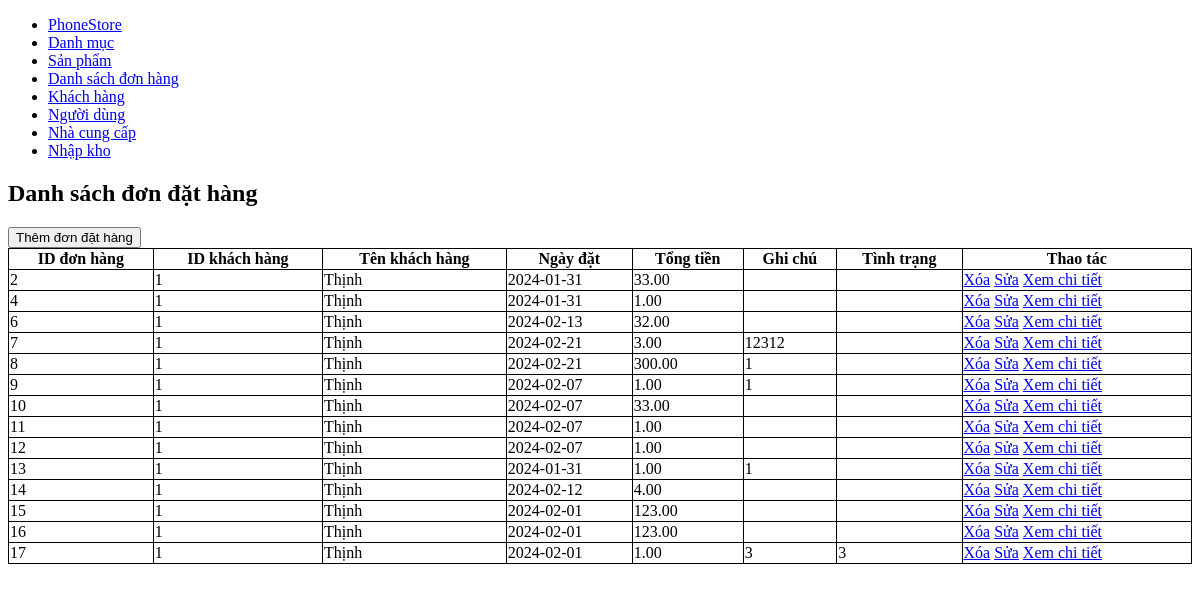
The app's page /admin/index.php?ctrl=orderController, older data.
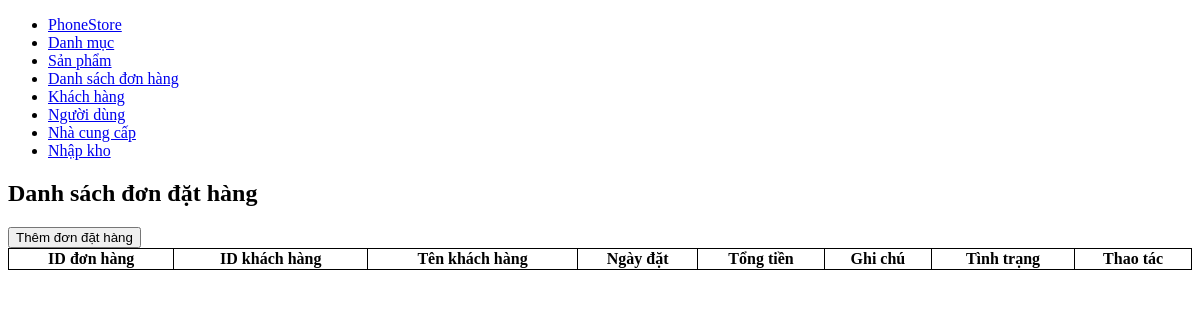
The same page, newer data.
### tables this page shows
CREATE TABLE `don_dat_hang` (
  `id` int(11) NOT NULL,
  `id_khach_hang` int(11) DEFAULT NULL,
  `ngay` date DEFAULT NULL,
  `tong_tien` decimal(10,2) DEFAULT NULL,
  `ghi_chu` text DEFAULT NULL,
  `tinh_trang` varchar(224) DEFAULT NULL
);

CREATE TABLE `khach_hang` (
  `id` int(11) NOT NULL,
  `ten` varchar(255) DEFAULT NULL,
  `so_dien_thoai` varchar(20) DEFAULT NULL,
  `email` varchar(255) DEFAULT NULL,
  `dia_chi` varchar(255) DEFAULT NULL,
  `id_nguoi_dung` int(11) DEFAULT NULL
);

### lib/database.php (called while the page is built, shortened)
<?php
class Database
{
    private $host = "localhost";
    private $username = "root";
    private $password = "";
    private $database = "phonestore";
    private $conn;
    public function __construct()
    {
        $this->conn = $this->connectDB();
    }
    private function connectDB()
    {
        $conn = mysqli_connect($this->host, $this->username, $this->password, $this->database);
        return $conn;
    }
    public function select($query)
    {
        $result = mysqli_query($this->conn, $query);
        if ($result) {
            $data = mysqli_fetch_all($result, MYSQLI_ASSOC);
            return $data;
        } else {
            die(mysqli_error($this->conn));
        }
    }
}

### admin/model/orderModel.php (called while the page is built, shortened)
<?php
include __DIR__ . '/../../lib/database.php';
class OrderModel
{
    private $db;
    public function __construct()
    {
        $this->db = new Database();
    }
    public function getAllOrders()
    {
        $query = "SELECT don_dat_hang.*,khach_hang.ten AS ten_khach_hang
              FROM don_dat_hang
              JOIN khach_hang ON don_dat_hang.id_khach_hang = khach_hang.id";
        return $this->db->select($query);
    }
}

### admin/view/orderView.php (the view, shortened to what this page needs)
<!DOCTYPE html>
<html lang="vi">
<head>
</head>
<body>
    <h2>Danh sách đơn đặt hàng</h2>
    <form action="index.php?ctrl=orderController&action=viewAddOrder" method="post">
        <button type="submit">Thêm đơn đặt hàng</button>
        <table>
            <thead>
                <tr>
                    <th>ID đơn hàng</th>
                    <th>ID khách hàng</th>
                    <th>Tên khách hàng</th>
                    <th>Ngày đặt</th>
                    <th>Tổng tiền</th>
                    <th>Ghi chú</th>
                    <th>Tình trạng</th>
                    <th>Thao tác</th>
                </tr>
            </thead>
            <tbody>
                <?php foreach ($orders as $order) : ?>
                    <tr>
                        <td><?php echo $order['id']; ?></td>
                        <td><?php echo $order['id_khach_hang']; ?></td>
                        <td><?php echo $order['ten_khach_hang']; ?></td>
                        <td><?php echo $order['ngay']; ?></td>
                        <td><?php echo $order['tong_tien']; ?></td>
                        <td><?php echo $order['ghi_chu']; ?></td>
                        <td><?php echo $order['tinh_trang']; ?></td>
                        <td>
                            <a href="index.php?ctrl=orderController&action=deleteOrder&id=<?php echo $order['id']; ?>">Xóa</a>
                            <a href="index.php?ctrl=orderController&action=updateOrderView&id=<?php echo $order['id']; ?>">Sửa</a>
                            <a href="index.php?ctrl=orderController&action=viewOrderDetail&id=<?php echo $order['id']; ?>">Xem chi tiết</a>
                        </td>
                    </tr>
                <?php endforeach; ?>
            </tbody>
        </table>
    </form>
</body>
</html>

### admin/index.php (shortened to what this page needs)
<!DOCTYPE html>
<html lang="en">
<head>
</head>
<body>
    <div>
        <div class="menu">
            <ul>
                <li><a href="index.php">PhoneStore</a></li>
                <li><a href="index.php?ctrl=categoryController">Danh mục</a></li>
                <li><a href="index.php?ctrl=productController">Sản phẩm</a></li>
                <li><a href="index.php?ctrl=orderController">Danh sách đơn hàng</a></li>
                <li><a href="index.php?ctrl=customerController">Khách hàng</a></li>
                <li><a href="index.php?ctrl=userController">Người dùng</a></li>
                <li><a href="index.php?ctrl=supplierController">Nhà cung cấp</a></li>
                <li><a href="index.php?ctrl=warehouseController">Nhập kho</a></li>
            </ul>
        </div>
    </div>
    <div class="home">
        <?php
        if (isset($_GET['ctrl'])) {
            $ctrl = $_GET['ctrl'];
            include 'controller/' . $ctrl . '.php';
        }
        ?>
    </div>
</body>
</html>

### admin/controller/orderController.php (shortened to what this page needs)
<?php
include __DIR__ . '/../model/orderModel.php';
class orderController
{
    private $orderModel;
    public function __construct()
    {
        $this->orderModel = new orderModel();
    }
    public function showOrderList()
    {
        $orders = $this->orderModel->getAllOrders();
        include __DIR__ . '/../view/orderView.php';
    }
}
$action = 'index';
if (isset($_GET['action'])) {
    $action = $_GET['action'];
} else {
    $action = 'showOrderList';
}
$orderController = new orderController();
switch ($action) {
    default:
        $orderController->showOrderList();
}

### admin/view/orderView.php (style rules this page uses)
table { border-collapse: collapse; width: 100%; }
table, th, td { border: 1px solid black; }

Row changes from the older to the newer data that the page shows:
removed don_dat_hang: id "2", id_khach_hang "1", id_khach_hang.ten "Thịnh", ngay "2024-01-31", tong_tien "33.00"
removed don_dat_hang: id "4", id_khach_hang "1", id_khach_hang.ten "Thịnh", ngay "2024-01-31", tong_tien "1.00"
removed don_dat_hang: id "6", id_khach_hang "1", id_khach_hang.ten "Thịnh", ngay "2024-02-13", tong_tien "32.00"
removed don_dat_hang: id "7", id_khach_hang "1", id_khach_hang.ten "Thịnh", ngay "2024-02-21", tong_tien "3.00", ghi_chu "12312"
removed don_dat_hang: id "8", id_khach_hang "1", id_khach_hang.ten "Thịnh", ngay "2024-02-21", tong_tien "300.00", ghi_chu "1"
removed don_dat_hang: id "9", id_khach_hang "1", id_khach_hang.ten "Thịnh", ngay "2024-02-07", tong_tien "1.00", ghi_chu "1"
removed don_dat_hang: id "10", id_khach_hang "1", id_khach_hang.ten "Thịnh", ngay "2024-02-07", tong_tien "33.00"
removed don_dat_hang: id "11", id_khach_hang "1", id_khach_hang.ten "Thịnh", ngay "2024-02-07", tong_tien "1.00"
removed don_dat_hang: id "12", id_khach_hang "1", id_khach_hang.ten "Thịnh", ngay "2024-02-07", tong_tien "1.00"
removed don_dat_hang: id "13", id_khach_hang "1", id_khach_hang.ten "Thịnh", ngay "2024-01-31", tong_tien "1.00", ghi_chu "1"
removed don_dat_hang: id "14", id_khach_hang "1", id_khach_hang.ten "Thịnh", ngay "2024-02-12", tong_tien "4.00"
removed don_dat_hang: id "15", id_khach_hang "1", id_khach_hang.ten "Thịnh", ngay "2024-02-01", tong_tien "123.00"
removed don_dat_hang: id "16", id_khach_hang "1", id_khach_hang.ten "Thịnh", ngay "2024-02-01", tong_tien "123.00"
removed don_dat_hang: id "17", id_khach_hang "1", id_khach_hang.ten "Thịnh", ngay "2024-02-01", tong_tien "1.00", ghi_chu "3", tinh_trang "3"
